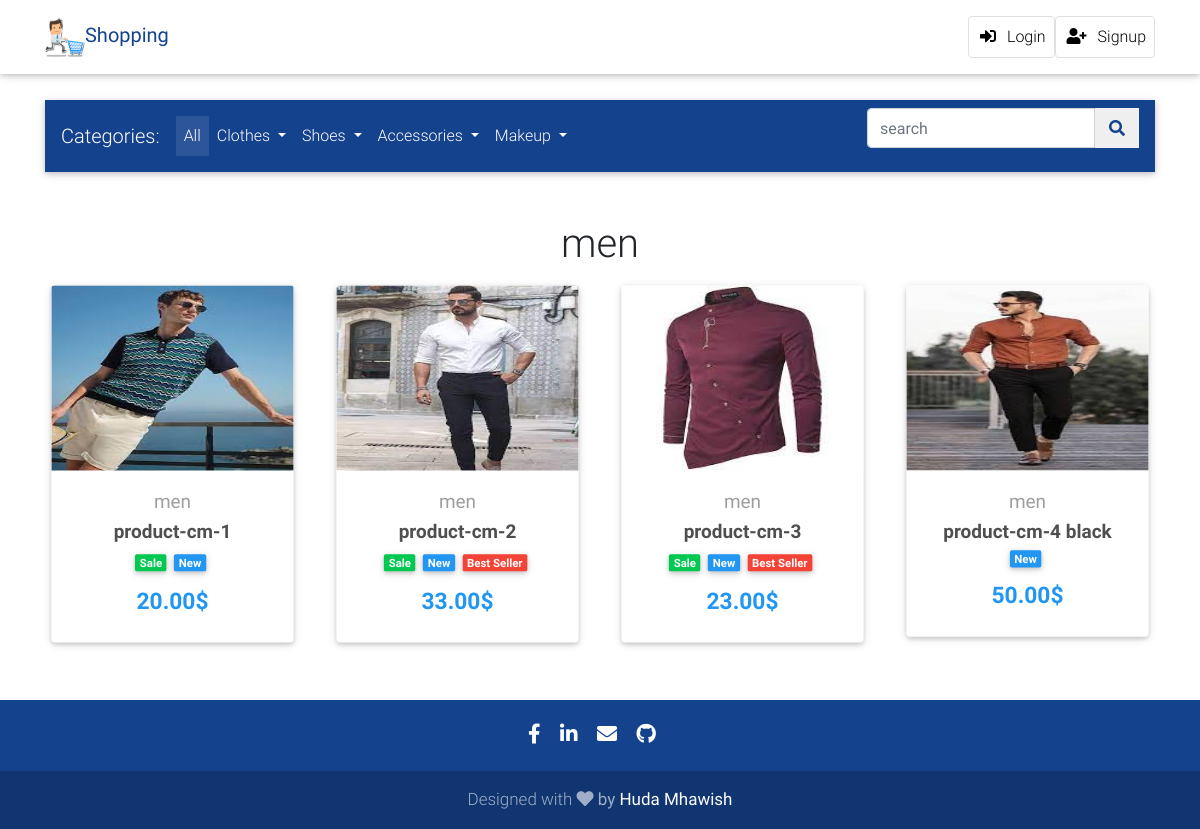
The page /category/men/ on the database its author committed.
### myapp/models.py (models this page shows, shortened)
class Category(models.Model):
    CATName = models.CharField(max_length=50, verbose_name=_("name"),db_index=True)
    CATSlug = models.SlugField(max_length=50, verbose_name=_("Category URL"),unique=True,db_index=True)
    CATParent = models.ForeignKey('self',related_name='children',limit_choices_to={'CATParent__isnull': True},on_delete=models.CASCADE, blank=True, null=True, verbose_name=_("Main category"))
    CATDesc = models.TextField(verbose_name=_("description"))
    CATImage = models.ImageField(upload_to='category/', verbose_name=_("Image"))
    class Meta:
        verbose_name = _("Category")
        verbose_name_plural = _("Categories")
    def __str__(self):
        return self.CATName

class Product(models.Model):
    PRDName = models.CharField(max_length=200, verbose_name=_("Product Name"),db_index=True)
    PRDparent = models.ForeignKey('self', related_name='variants', on_delete=models.CASCADE, blank=True, null=True)
    PRDCategory = models.ForeignKey('Category', related_name='products',on_delete=models.CASCADE,blank=True,null=True, verbose_name=_("Category"))
    PRDImage = models.ImageField(upload_to='product/',verbose_name=_("Image"),blank=True,null=True)
    PRDBrand = models.ForeignKey('settings.Brand',on_delete=models.CASCADE,blank=True,null=True, verbose_name=_("Image"))
    PRDDesc = models.TextField(verbose_name=_("Description"))
    PRDPrice = models.DecimalField(max_digits=5, decimal_places=2, verbose_name=_("Price"))
    PRDStock = models.PositiveIntegerField( verbose_name=_("stock"))
    PRDDiscountPrice = models.DecimalField(max_digits=5, decimal_places=2, verbose_name=_("Discount Price"))
    PRDCost = models.DecimalField(max_digits=5, decimal_places=2, verbose_name=_("Cost"))
    PRDCreated = models.DateTimeField( verbose_name=_("Created At"))
    PRDSlug = models.SlugField(max_length=50, verbose_name=_("Product URL"),unique=True,db_index=True)
    PRDIsNew = models.BooleanField(default=True, verbose_name=_("New Product"))
    PRDBestSeller = models.BooleanField(default=False, verbose_name=_("Best Seller"))
    class Meta:
        verbose_name = _("Product")
        verbose_name_plural = _("Products")
    def get_absolute_url(self):
        return reverse('product_detail',kwargs={'slug':self.PRDSlug})

### myapp/views.py (the view)
# urls.py: path('category/<slug:slug>/', views.category_detail, name='category_detail'),
def category_detail(request, slug):
    category = get_object_or_404(Category, CATSlug=slug)
    products = category.products.filter(PRDparent=None)
    paginator = Paginator(products, 4)
    page_number = request.GET.get('page')
    products = paginator.get_page(page_number)
    context = {
        'category': category,
        'products': products
    }
    return render(request, 'product_list.html', context)

### cart/context_processor.py (called while the page is built)
def cart(request):
    return {'cart': Cart(request)}

### myapp/context_processor.py (called while the page is built)
def menu_categories(request):
    categories = Category.objects.filter(CATParent=None)
    return {'menu_categories': categories}

### myapp/templates/product_list.html (shortened to what this page needs)
{% extends 'base.html' %}
{% load static %}
{% block content %}
  <main>
    <div class="container" style="margin-top: 100px">
      <nav class="navbar navbar-expand-lg navbar-dark lighten-4 mb-5" style="background-color:#15428d;">
        <span class="navbar-brand">Categories:</span>
        <div class="collapse navbar-collapse" id="basicExampleNav">
          <ul class="navbar-nav mr-auto">
            <li class="nav-item active">
              <a class="nav-link" href="{% url 'product_list' %}">All <span class="sr-only">(current)</span>
              </a>
            </li>
            {% for category in  menu_categories %}
              {% if not category.children.all %}
                <li class="nav-item">
                  <a class="nav-link" href="{% url 'category_detail' category.CATSlug %}">{{category.CATName}}</a>
                </li>
              {% else %}
                 <li class="nav-item dropdown">
                  <a class="nav-link dropdown-toggle" href="{% url 'category_detail' category.CATSlug %}" id="navbarDropdown" role="button" data-toggle="dropdown" aria-haspopup="true" aria-expanded="false">
                    {{category.CATName}}
                  </a>
                </li>
              {% endif %}
            {% endfor %}
          </ul>
            <form action="/search">
		      <div class="input-group">
				  <input name="q" type="text" class="form-control" placeholder="search" style="height:40px"/>
				  <button class="text-center" type="submit" id="button-addon2" style="height:40px;border:#15428d;color:#15428d;">
                      <i class="fa fa-search mx-2"></i>
                  </button>
				</div>
		    </form>
        </div>
      </nav>
      <section class="text-center mb-4">
              <h1 class="title">{{ category.CATName }}</h1>
    {% if category.children.all %}
        <div class="columns is-multiline">
            {% for subcategory in category.children.all %}
                <div class="column is-3">
                    <h2 class="subtitle">{{ subcategory.CATName }}</h2>
                    <a href="{% url 'category_detail' subcategory.CATSlug %}">View products</a>
                </div>
            {% endfor %}
        </div>
    {% else %}
        {% with products as list_products %}
            {% include 'products_category.html' %}
        {% endwith %}
    {% endif %}
  </main>
{% endblock content %}

### myapp/templates/products_category.html (shortened to what this page needs)
{% load static %}
<div class="row" id="filteredProducts">
      {% for product in list_products %}
      <div class="col-lg-3 col-md-6 mb-4 wow fadeIn">
        <div class="card">
          <div class="view overlay">
            {% if product.PRDImage %}
              <img src="{{product.PRDImage.url}}" class="card-img-top"
              alt="" style="width:100%; height:195px">
            {% else %}
              <img src="{% static 'img/default.png' %}" class="card-img-top"
              alt="" style="width:100%; height:195px">
            {% endif %}
          </div>
          <div class="card-body text-center">
            <a href="" class="grey-text">
              <h5>{{product.PRDCategory}}</h5>
            </a>
            <h5>
              <strong>
                <a href="{{product.get_absolute_url}}" class="dark-grey-text">{{product.PRDName}} </a>
                </strong>
            </h5>
                <p>
                  {% if product.PRDDiscountPrice > 0 %}
                      <span class="badge badge-success mr-1">Sale</span>
                  {% endif %}
                  {% if product.PRDIsNew > 0 %}
                      <span class="badge blue mr-1">New</span>
                  {% endif %}
                  {% if product.PRDBestSeller %}
                      <span class="badge red mr-1">Best Seller</span>
                  {% endif %}
                </p>
            <h4 class="font-weight-bold blue-text">
              <strong>{{product.PRDPrice}}$</strong>
            </h4>
          </div>
        </div>
      </div>
      {% endfor %}
    </div>
</div>

### static/css/style.css (style rules this page uses)
html, body, .view { height: 100%; }
.card { transition:all 0.5s ease-in-out; transform:scale(0.95); }
.dropdown { position: relative; display: inline-block; }

### templates/base.html (style rules this page uses)
html, body, header, .carousel { height: 60vh; }

### rows shown on the page
Category: CATName "Clothes"
Category: CATName "Shoes"
Category: CATName "Accessories"
Category: CATName "Makeup"
Category: CATName "men"
Product: PRDImage (picture), PRDCategory "men", PRDName "product-cm-1", PRDDiscountPrice "Sale", PRDIsNew "New", PRDPrice "20.00"
Product: PRDImage (picture), PRDCategory "men", PRDName "product-cm-2", PRDDiscountPrice "Sale", PRDIsNew "New", PRDBestSeller "Best Seller", PRDPrice "33.00"
Product: PRDImage (picture), PRDCategory "men", PRDName "product-cm-3", PRDDiscountPrice "Sale", PRDIsNew "New", PRDBestSeller "Best Seller", PRDPrice "23.00"
Product: PRDImage (picture), PRDCategory "men", PRDName "product-cm-4 black", PRDIsNew "New", PRDPrice "50.00"
